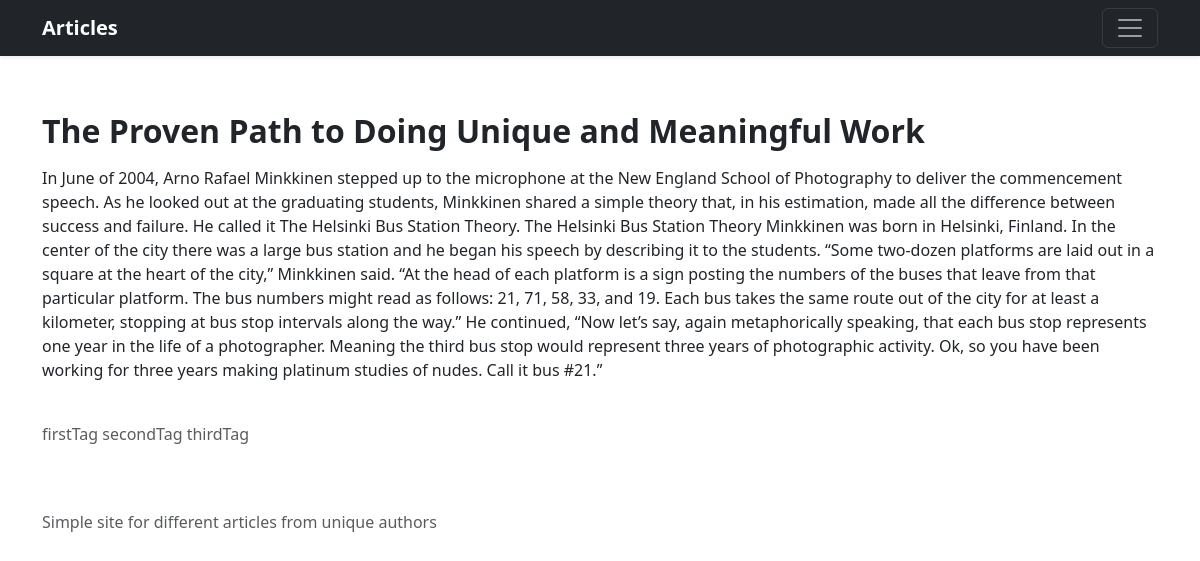
Screenshot of /article/2/ with the database file from the repository.
### blog/models.py (models this page shows, shortened)
class Article(models.Model):
    title = models.CharField(max_length=100)
    text = models.TextField()
    author = models.ForeignKey(User, on_delete=models.SET_NULL, null=True)
    tags = models.ManyToManyField('Tag', blank=True)
    date = models.DateTimeField(default=datetime.datetime.now)

class Tag(models.Model):
    tag = models.CharField(max_length=50)
    def __str__(self):
        return self.tag

### blog/views.py (the view)
# urls.py: path('article/<int:pk>/', ArticleDetailView.as_view(), name='articleDetail'),
class ArticleDetailView(TemplateView):
    template_name = 'blog/article_detail.html'
    def get(self, request, pk):
        article = get_articles(pk=pk)
        return render(request, self.template_name, get_context_from_articles(article))

### blog/views.py (called while the page is built)
def get_articles(**kwargs):
    return Article.objects.filter(**kwargs)

def get_context_from_articles(articles):
    if not articles:
        context = {'message': 'Article(s) does not exist(s)'}
    else:
        context = {'articles': articles}
    return context

### templates/blog/article_detail.html
{% extends 'base.html' %}
{% block content %}
    {% if articles %}
        {% for article in articles %}
            <br>
            <h2><p><strong>{{ article.title }}</strong></p></h2>
            <p class="text-break">{{ article.text }}</p>
            <br>
            <p class="text-muted"> {% for tag in article.tags.all %} {{ tag }} {% endfor %}</p>
        {% endfor %}
    {% endif %}
{% endblock content %}

### rows the page displays
Article: title "The Proven Path to Doing Unique and Meaningful Work", text "In June of 2004, Arno Rafael Minkkinen stepped up to the microphone at the New England School of Photography to deliver the commencement speech. As he looked out at the graduating students, Minkkinen shared a simple theory that, in his estimation, made all the difference between success and failure. He called it The Helsinki Bus Station Theory. The Helsinki Bus Station Theory Minkkinen was born in Helsinki, Finland. In the center of the city there was a large bus station and he began his speech by describing it to the students. “Some two-dozen platforms are laid out in a square at the heart of the city,” Minkkinen said. “At the head of each platform is a sign posting the numbers of the…"
Tag: tag "firstTag"
Tag: tag "secondTag"
Tag: tag "thirdTag"
